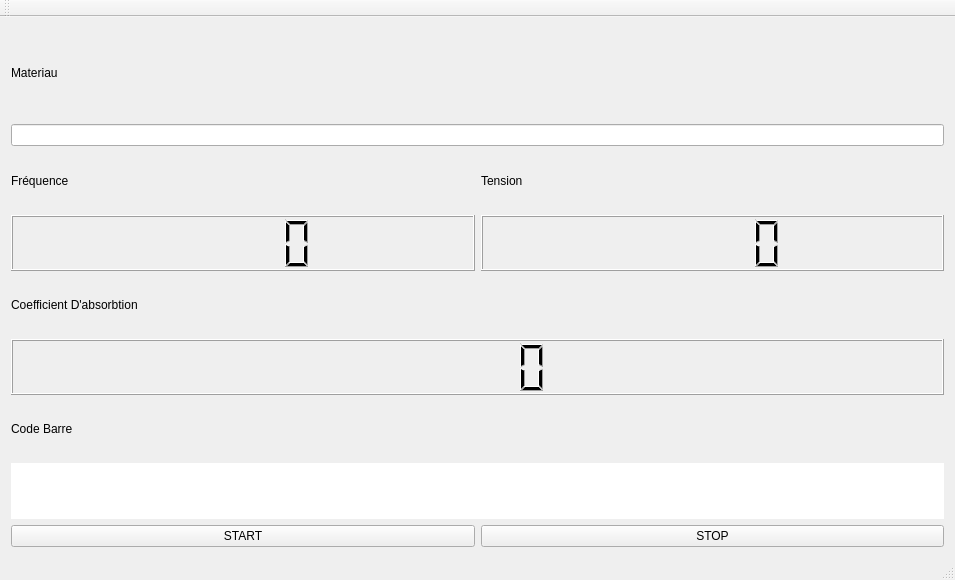
<?xml version="1.0" encoding="UTF-8"?>
<ui version="4.0">
 <class>MainWindow</class>
 <widget class="QMainWindow" name="MainWindow">
  <property name="geometry">
   <rect>
    <x>0</x>
    <y>0</y>
    <width>955</width>
    <height>580</height>
   </rect>
  </property>
  <property name="windowTitle">
   <string>MainWindow</string>
  </property>
  <widget class="QWidget" name="centralWidget">
   <layout class="QGridLayout" name="gridLayout">
    <item row="0" column="0">
     <layout class="QVBoxLayout" name="verticalLayout_6">
      <item>
       <layout class="QVBoxLayout" name="verticalLayout_4">
        <item>
         <widget class="QLabel" name="lblMateriau">
          <property name="text">
           <string>Materiau</string>
          </property>
         </widget>
        </item>
        <item>
         <widget class="QLineEdit" name="EdtMateriau"/>
        </item>
       </layout>
      </item>
      <item>
       <layout class="QHBoxLayout" name="horizontalLayout_2">
        <item>
         <layout class="QVBoxLayout" name="verticalLayout">
          <item>
           <widget class="QLabel" name="lblFreq">
            <property name="text">
             <string>Fréquence</string>
            </property>
           </widget>
          </item>
          <item>
           <widget class="QLCDNumber" name="lcdFreq"/>
          </item>
         </layout>
        </item>
        <item>
         <layout class="QVBoxLayout" name="verticalLayout_2">
          <item>
           <widget class="QLabel" name="lblTension">
            <property name="text">
             <string>Tension</string>
            </property>
           </widget>
          </item>
          <item>
           <widget class="QLCDNumber" name="lcdTension"/>
          </item>
         </layout>
        </item>
       </layout>
      </item>
      <item>
       <layout class="QVBoxLayout" name="verticalLayout_3">
        <item>
         <widget class="QLabel" name="lblCoef">
          <property name="text">
           <string>Coefficient D'absorbtion</string>
          </property>
         </widget>
        </item>
        <item>
         <widget class="QLCDNumber" name="lcdCoef"/>
        </item>
       </layout>
      </item>
      <item>
       <layout class="QVBoxLayout" name="verticalLayout_5">
        <item>
         <widget class="QLabel" name="lblCodeBarre">
          <property name="text">
           <string>Code Barre</string>
          </property>
         </widget>
        </item>
        <item>
         <widget class="QLabel" name="lblResultCodeBarre">
          <property name="styleSheet">
           <string notr="true">background-color: rgb(255, 255, 255);</string>
          </property>
          <property name="text">
           <string/>
          </property>
         </widget>
        </item>
       </layout>
      </item>
      <item>
       <layout class="QHBoxLayout" name="horizontalLayout">
        <item>
         <widget class="QPushButton" name="btnStart">
          <property name="text">
           <string>START</string>
          </property>
         </widget>
        </item>
        <item>
         <widget class="QPushButton" name="btnStop">
          <property name="text">
           <string>STOP</string>
          </property>
         </widget>
        </item>
       </layout>
      </item>
     </layout>
    </item>
   </layout>
  </widget>
  <widget class="QMenuBar" name="menuBar">
   <property name="geometry">
    <rect>
     <x>0</x>
     <y>0</y>
     <width>955</width>
     <height>21</height>
    </rect>
   </property>
  </widget>
  <widget class="QStatusBar" name="statusBar"/>
  <widget class="QToolBar" name="mainToolBar">
   <attribute name="toolBarArea">
    <enum>TopToolBarArea</enum>
   </attribute>
   <attribute name="toolBarBreak">
    <bool>false</bool>
   </attribute>
  </widget>
 </widget>
 <layoutdefault spacing="6" margin="11"/>
 <resources/>
 <connections/>
</ui>
